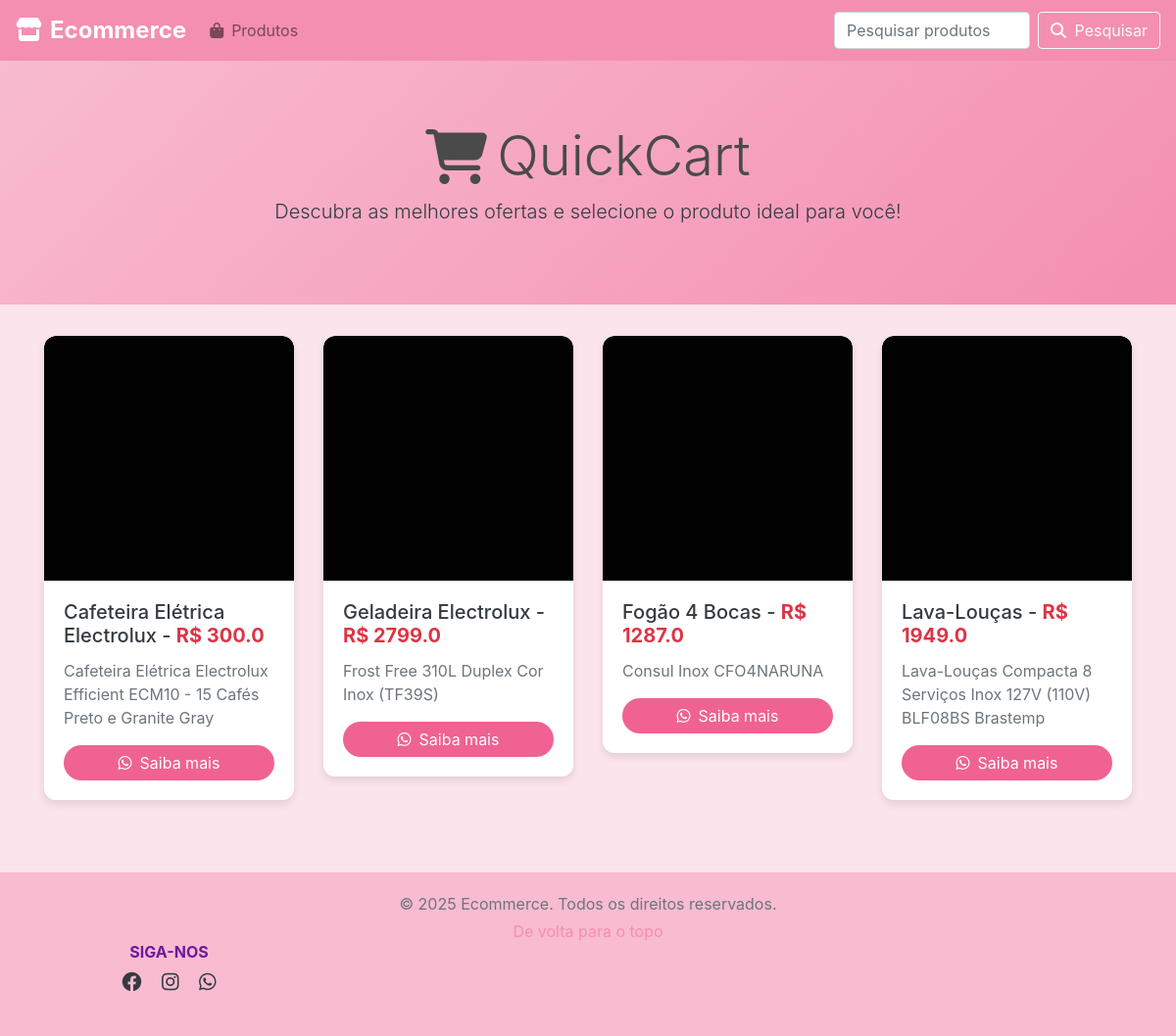
Screenshot of /products/ with the database file from the repository.
### products/models.py (models this page shows)
class Product(models.Model):
    name = models.CharField(max_length=255)
    price = models.FloatField()
    stock = models.IntegerField()
    image_url = models.CharField(max_length=2083)
    description = models.TextField(blank=True, null=True)

### products/views.py (the view)
# urls.py: path('', views.index),
def index(request):
    search_query = request.GET.get('search', '')  # Obtém o valor da pesquisa a partir da URL
    if search_query:  # Se a pesquisa não for vazia
        products = Product.objects.filter(name__icontains=search_query)
    else:
        products = Product.objects.all()
    return render(request, 'index.html', {'products': products})

### products/templates/index.html
{% extends 'base.html' %} {% block content %}
<div
  class="jumbotron jumbotron-fluid text-center"
  style="
    background: linear-gradient(135deg, #f8bbd0, #f48fb1);
    padding: 4rem 2rem;
  "
>
  <div class="container">
    <h1
      class="display-4 d-flex justify-content-center align-items-center"
      style="gap: 10px; color: #4a4a4a"
    >
      <i class="fas fa-shopping-cart"></i> QuickCart
    </h1>
    <p class="lead text-dark">
      Descubra as melhores ofertas e selecione o produto ideal para você!
    </p>
  </div>
</div>
<div class="container">
  <div class="row">
    {% for product in products %}
    <div class="col-md-3 mb-4">
      <div class="card">
        <div
          style="
            background: #020202 url({{ product.image_url }});
            background-size: cover;
            background-position: center;
            background-repeat: no-repeat;
            width: 100%;
            height: 250px;
            border-top-left-radius: 12px;
            border-top-right-radius: 12px;
          "
        ></div>
        <div class="card-body">
          <h5 class="card-title text-dark">
            {{ product.name }} -
            <strong class="text-danger">R$ {{ product.price }}</strong>
          </h5>
          <p class="card-text text-muted">{{ product.description }}</p>
          <a
            href="https://web.whatsapp.com/send?phone=5599999999999&text={{ product.name|urlencode }}%20-%20Estou%20interessado(a)%20neste%20produto!"
            class="btn btn-success btn-block d-flex align-items-center justify-content-center"
            target="_blank"
            style="border-radius: 25px"
          >
            <i class="fab fa-whatsapp mr-2"></i> Saiba mais
          </a>
        </div>
      </div>
    </div>
    {% empty %}
    <p class="text-center w-100 text-muted">Nenhum produto encontrado.</p>
    {% endfor %}
  </div>
</div>
{% endblock %}

### templates/base.html (shortened to what this page needs)
<!DOCTYPE html>
<html lang="en">
  <head>
    <link
      rel="stylesheet"
      href="https://stackpath.bootstrapcdn.com/bootstrap/4.3.1/css/bootstrap.min.css"
    />
    <link
      rel="stylesheet"
      href="https://cdnjs.cloudflare.com/ajax/libs/font-awesome/6.4.0/css/all.min.css"
    />
  </head>
  <body>
    <nav class="navbar navbar-expand-lg navbar-light">
      <a class="navbar-brand" href="#">
        <i class="fas fa-store mr-2"></i>Ecommerce
      </a>
      <div class="collapse navbar-collapse" id="navbarSupportedContent">
        <ul class="navbar-nav mr-auto">
          <li class="nav-item">
            <a class="nav-link" href="/products">
              <i class="fas fa-shopping-bag mr-2"></i>Produtos
            </a>
          </li>
        </ul>
        <form class="form-inline my-2 my-lg-0" method="get" action="">
          <input
            class="form-control mr-sm-2"
            type="search"
            name="search"
            placeholder="Pesquisar produtos"
            value="{{ request.GET.search|default:'' }}"
            aria-label="Search"
            style="width: 200px"
          />
          <button class="btn btn-outline-light my-2 my-sm-0" type="submit">
            <i class="fas fa-search mr-1"></i> Pesquisar
          </button>
        </form>
      </div>
    </nav>
    <main>{% block content %} {% endblock %}</main>
    <footer class="text-muted text-center">
      <div class="container">
        <p class="mb-1">© 2025 Ecommerce. Todos os direitos reservados.</p>
        <a href="#">De volta para o topo</a>
      </div>
      <div class="container">
        <div class="row">
          <div class="col-md-3 mb-4">
            <h6 class="text-uppercase font-weight-bold" style="color: #6a1b9a">
              Siga-nos
            </h6>
            <a
              href="https://www.facebook.com/"
              target="_blank"
              class="text-dark mr-3"
              title="Facebook"
            >
              <i class="fab fa-facebook fa-lg"></i>
            </a>
            <a
              href="https://www.instagram.com/"
              target="_blank"
              class="text-dark mr-3"
              title="Instagram"
            >
              <i class="fab fa-instagram fa-lg"></i>
            </a>
            <a
              href="https://web.whatsapp.com/"
              target="_blank"
              class="text-dark"
              title="WhatsApp"
            >
              <i class="fab fa-whatsapp fa-lg"></i>
            </a>
          </div>
        </div>
      </div>
    </footer>
  </body>
</html>

### templates/base.html (style rules this page uses)
body { background-color: #fce4ec; }
.navbar { background-color: #f48fb1; }
.navbar-brand { font-weight: bold; font-size: 1.5rem; color: #ffffff !important; }
footer { background-color: #f8bbd0; padding: 20px 0; margin-top: 50px; }
footer a { color: #f48fb1; }
.card { border: none; box-shadow: 0 4px 8px rgba(0, 0, 0, 0.1); border-radius: 12px; overflow: hidden; }
.card-title { color: #ad1457; }
.btn-success { background-color: #f06292; border: none; }
.jumbotron { background: linear-gradient(135deg, #f8bbd0, #f48fb1); padding: 4rem 2rem; }
.display-4 { color: #ad1457; }
.lead { color: #6a1b9a; }

### rows the page displays
Product: name "Cafeteira Elétrica Electrolux", price "300.0", description "Cafeteira Elétrica Electrolux Efficient ECM10 - 15 Cafés Preto e Granite Gray"
Product: name "Geladeira Electrolux", price "2799.0", description "Frost Free 310L Duplex Cor Inox (TF39S)"
Product: name "Fogão 4 Bocas", price "1287.0", description "Consul Inox CFO4NARUNA"
Product: name "Lava-Louças", price "1949.0", description "Lava-Louças Compacta 8 Serviços Inox 127V (110V) BLF08BS Brastemp"
